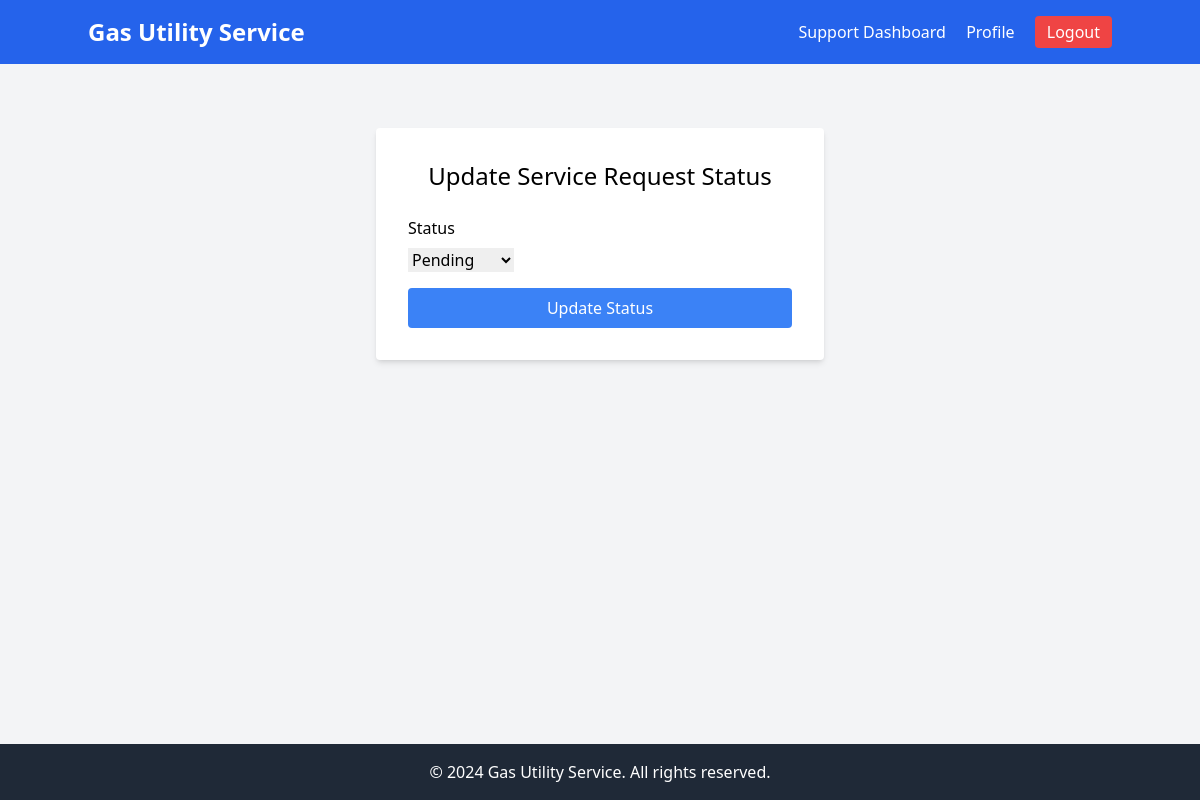
/support/requests/2/update/ (signed in), run on an earlier commit of the app's database.
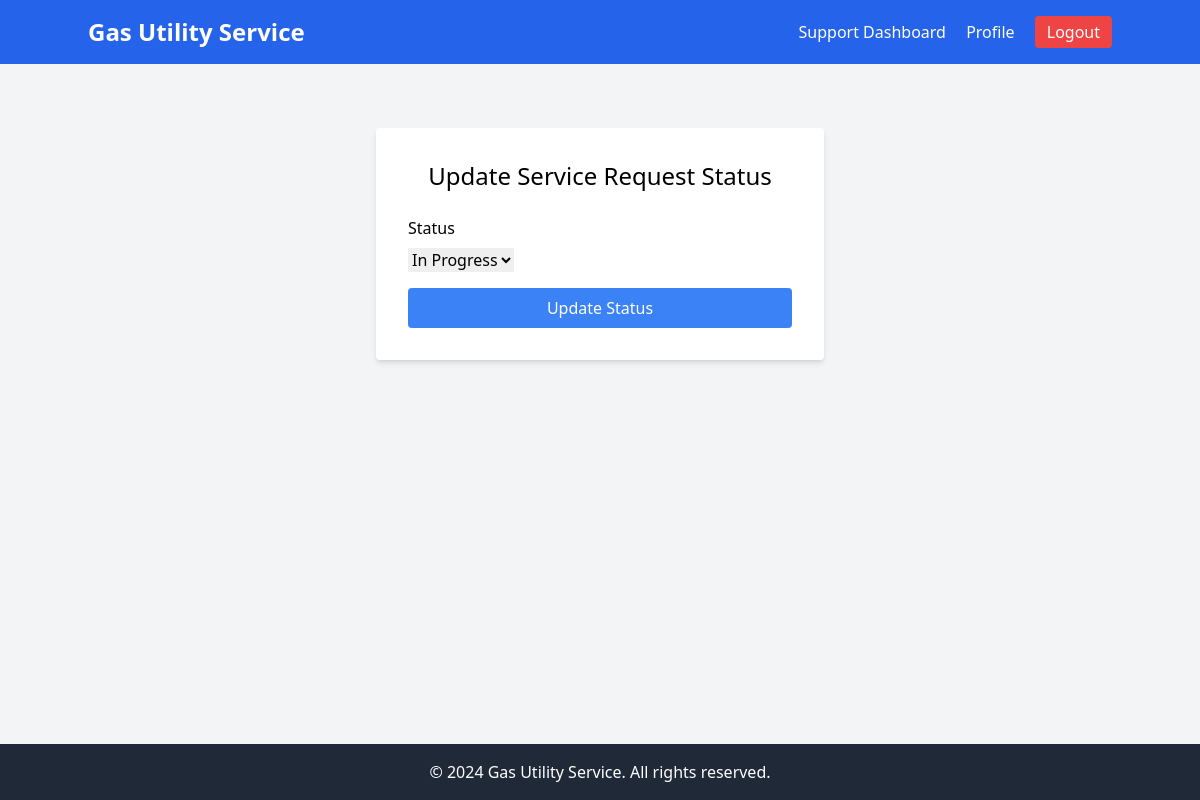
And on a later commit of the database.
### service_requests/models.py (models this page shows, shortened)
class ServiceRequest(models.Model):
    STATUS_CHOICES = [
        ('pending', 'Pending'),
        ('in_progress', 'In Progress'),
        ('resolved', 'Resolved'),
        ('closed', 'Closed')
    ]
    customer = models.ForeignKey(settings.AUTH_USER_MODEL, on_delete=models.CASCADE)
    request_type = models.ForeignKey(ServiceRequestType, on_delete=models.PROTECT)
    description = models.TextField()
    status = models.CharField(max_length=20, choices=STATUS_CHOICES, default='pending')
    created_at = models.DateTimeField(auto_now_add=True)
    updated_at = models.DateTimeField(auto_now=True)
    resolved_at = models.DateTimeField(null=True, blank=True)

### support/views.py (the view)
class UpdateServiceRequestStatusView(UserPassesTestMixin, UpdateView):
    model = ServiceRequest
    fields = ['status']
    template_name = 'support/update_request.html'
    success_url = reverse_lazy('support_request_list')
    def test_func(self):
        return self.request.user.is_staff

### support/templates/support/update_request.html (shortened to what this page needs)
{% extends 'base.html' %}
{% block content %}
<div class="container mx-auto mt-10">
    <div class="max-w-md mx-auto bg-white p-8 rounded shadow-md">
        <h2 class="text-2xl mb-6 text-center">Update Service Request Status</h2>
        <form method="post">
            <div class="mb-4">
                <label class="block mb-2">Status</label>
                {{ form.status }}
            </div>
            <button type="submit" class="w-full bg-blue-500 text-white py-2 rounded">
                Update Status
            </button>
        </form>
    </div>
</div>
{% endblock %}

What changed in the data, as far as the page shows it:
changed ServiceRequest: status "Pending" → "In Progress"
